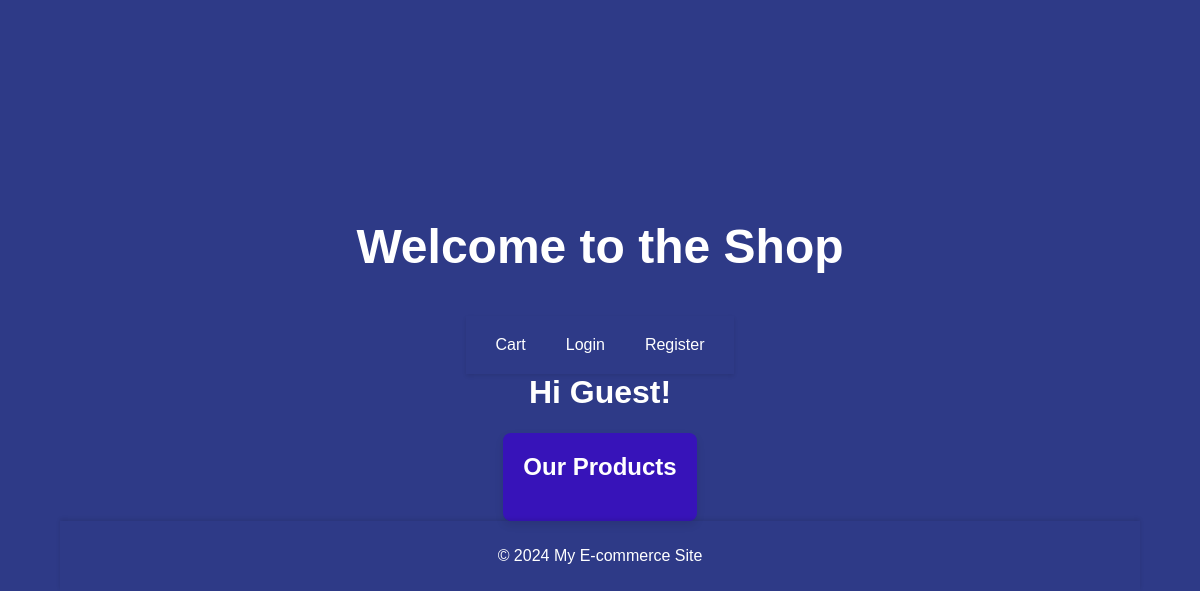
Before: /Myecommerce/ with the older database file.
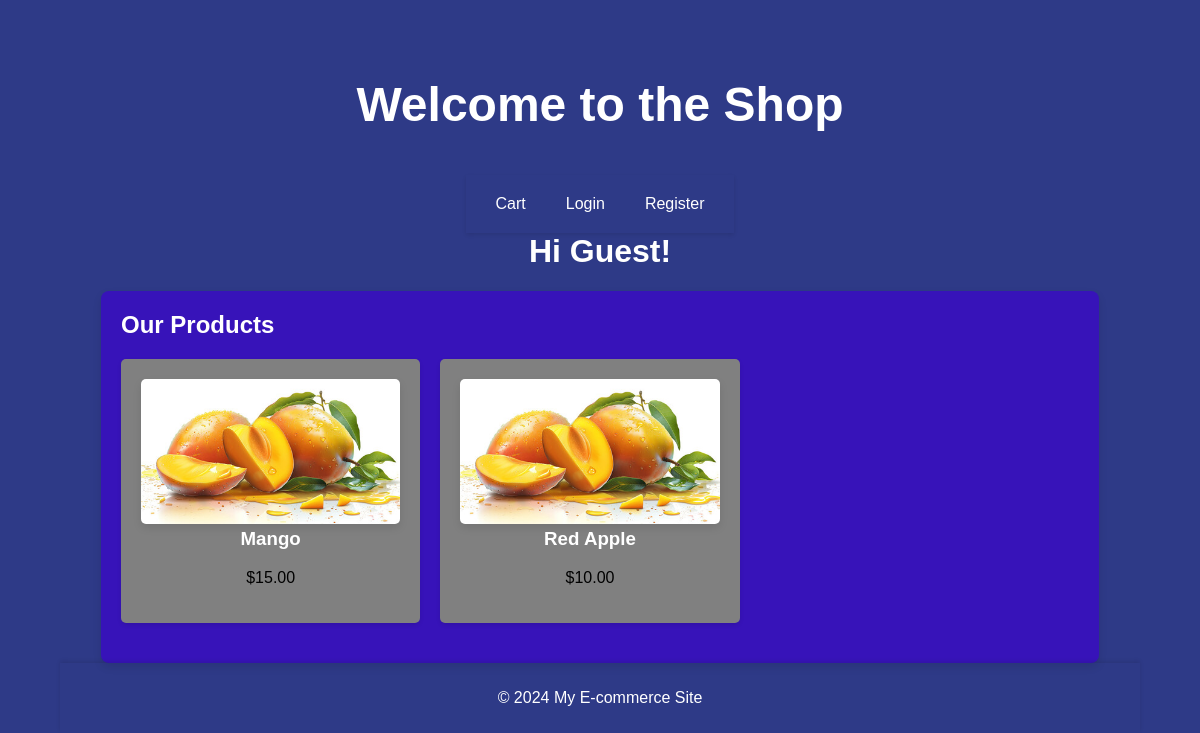
After: the same page with the newer database file.
### Myecommerce/models.py (models this page shows, shortened)
class Product(models.Model):
    name = models.CharField(max_length=255)
    description = models.TextField()
    price = models.DecimalField(max_digits=10, decimal_places=2)
    category = models.ForeignKey('Category', on_delete=models.CASCADE)
    stock = models.PositiveIntegerField(default=0)
    image = models.ImageField(upload_to='products/', blank=True, null=True)

### Myecommerce/views.py (the view)
# urls.py: path('', views.index, name='index'),
def index(request):
    products = Product.objects.all()
    return render(request, 'Myecommerce/index.html', {'products': products})

### Myecommerce/templates/myecommerce/index.html (shortened to what this page needs)
<!DOCTYPE html>
<html lang="en">
<head>
    {% load static %}
    <link rel="stylesheet" href="{% static 'myecommerce/styles.css' %}">
</head>
<body>
    <header class="header">
        <h1>Welcome to the Shop</h1>
    </header>
    <nav class="navbar">
        <a href="{% url 'cart' %}">Cart</a>
        <a href="{% url 'login' %}">Login</a>
        <a href="{% url 'register' %}">Register</a>
    </nav>
{% if user.is_authenticated %}
    <h1>Hi {{ user.username }}!</h1>
{% else %}
    <h1>Hi Guest!</h1>
{% endif %}
    <div class="container">
        <h2>Our Products</h2>
        <div class="product-list">
            {% for product in products %}
            <div class="card product-card">
                <a href="{% url 'product_detail' product.id %}">
                    <img src="{{ product.image.url }}" alt="{{ product.name }}">
                    <h3>{{ product.name }}</h3>
                </a>
                <p>${{ product.price }}</p>
            </div>
            {% endfor %}
        </div>
    </div>
    <footer class="footer">
        <p>&copy; 2024 My E-commerce Site</p>
    </footer>
</body>
</html>

### Myecommerce/static/myecommerce/styles.css (style rules this page uses)
body { font-family: 'Arial', sans-serif; background-color: #2e3a87; margin: 0; padding: 0; color: white; display: flex; justify-content: center; align-items: center; flex-direction: column; min-height: 100vh; height: 100vh; }
h1, h2, h3, h4, h5, h6 { color: #fff; margin-top: 0; }
.header { text-align: center; padding: 20px; color: white; font-size: 24px; font-weight: bold; }
.navbar { display: flex; justify-content: space-around; padding: 10px; box-shadow: 0 2px 4px rgba(0, 0, 0, 0.1); }
.navbar a { color: white; text-decoration: none; padding: 10px 20px; font-weight: 500; transition: background-color 0.3s, color 0.3s; }
a { color: #007bff; text-decoration: none; font-weight: 500; transition: color 0.3s, text-decoration 0.3s; }
img { max-width: 100%; border-radius: 8px; box-shadow: 0 4px 8px rgba(0, 0, 0, 0.1); transition: transform 0.3s; }
.container { max-width: 1200px; margin: 0 auto; padding: 20px; background-color: #3713b9; border-radius: 8px; box-shadow: 0 4px 8px rgba(0, 0, 0, 0.1); }
.card { background-color: gray; border-radius: 5px; box-shadow: 0 2px 4px rgba(0, 0, 0, 0.1); padding: 20px; margin-bottom: 20px; color: black; }
.product-list { display: flex; flex-wrap: wrap; gap: 20px; }
.product-card { width: calc(33.333% - 20px); box-sizing: border-box; text-align: center; }
.product-card img { border-radius: 5px; }
.footer { color: white; padding: 20px; text-align: center; position: relative; bottom: 0; width: 90%; box-shadow: 0 -2px 4px rgba(0, 0, 0, 0.1); }
.header, .footer { color: white; padding: 10px 0; text-align: center; }

Changed rows visible on the page:
added Product: image (picture), name "Mango", price "15.00"
added Product: image (picture), name "Red Apple", price "10.00"
